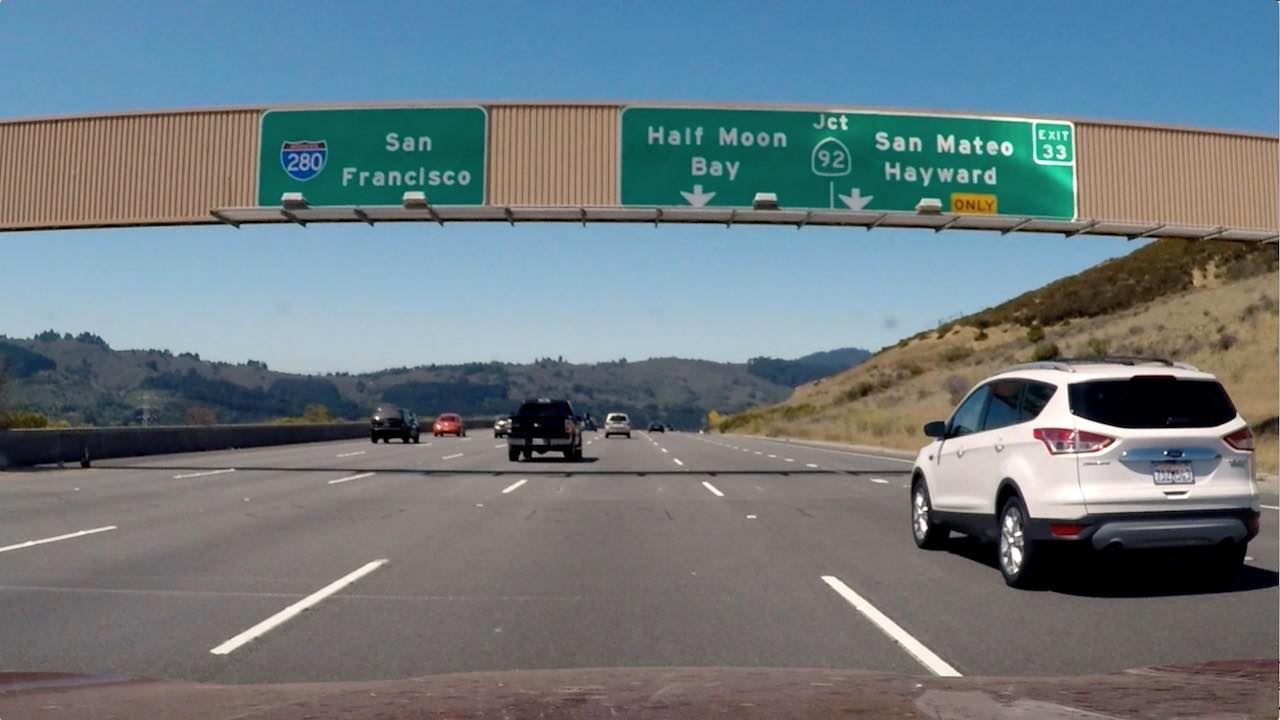
#> input picture part 1/exercises/camera calibration exercise/gradients/signs_vehicles_xygrad.png, 1280 x 720 px
$ python magnitude.py   (older library calls are emulated)
#> lines starting #> are read from the running program, lines starting #| are printed output that depends on the picture
#Quiz magnitude of the gradient
import numpy as np
import cv2
import matplotlib.pyplot as plt
import matplotlib.image as mpimg
import pickle


# Read in an image
image = mpimg.imread('signs_vehicles_xygrad.png')
#> image is the input picture: shape (720, 1280, 3) float32; mean R, G, B 0.428, 0.477, 0.5

# Define a function that applies Sobel x and y,
# then computes the magnitude of the gradient
# and applies a threshold
def mag_thresh(img, sobel_kernel=3, mag_thresh=(0, 255)):

    # Apply the following steps to img
    # 1) Convert to grayscale
#> called with sobel_kernel = 3, mag_thresh = (30, 100)
    gray=cv2.cvtColor(img,cv2.COLOR_RGB2GRAY)
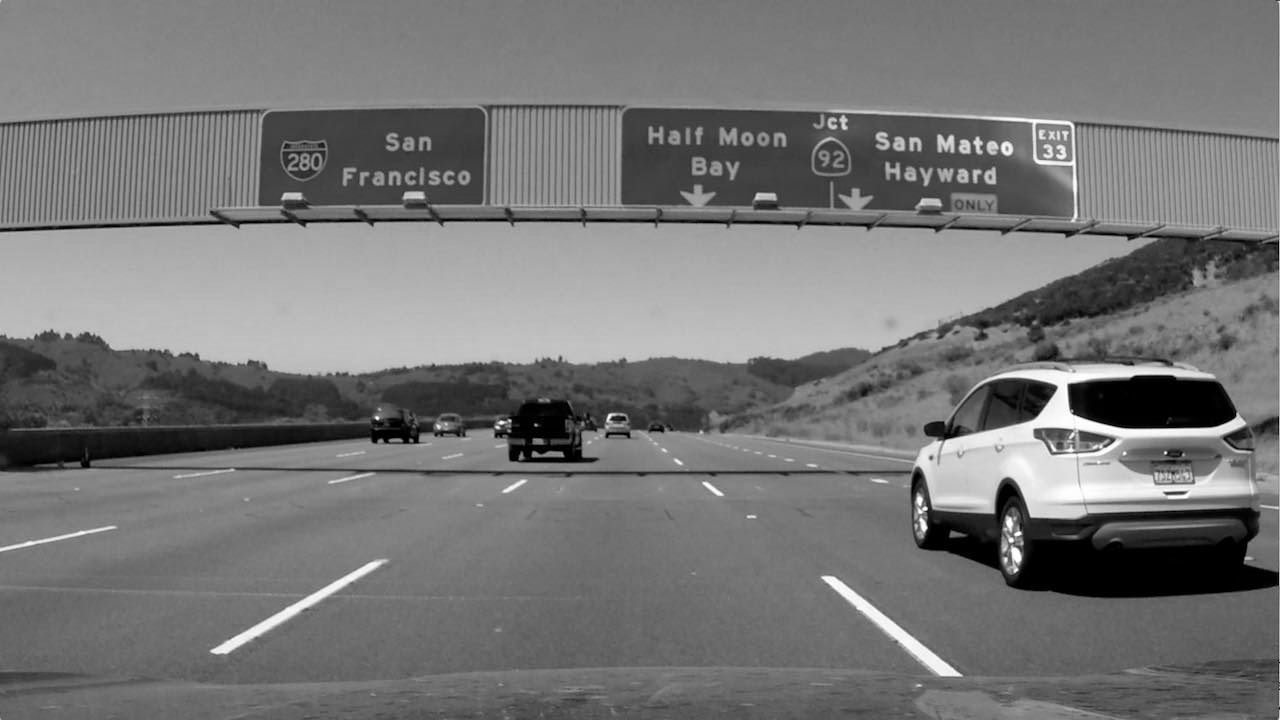
#> gray: shape (720, 1280) float32; min 0, max 0.999, mean 0.465
    # 2) Take the gradient in x and y separately
    SobelX=cv2.Sobel(gray, cv2.CV_64F, 1, 0,ksize=sobel_kernel)
    SobelY=cv2.Sobel(gray, cv2.CV_64F, 0, 1,ksize=sobel_kernel)
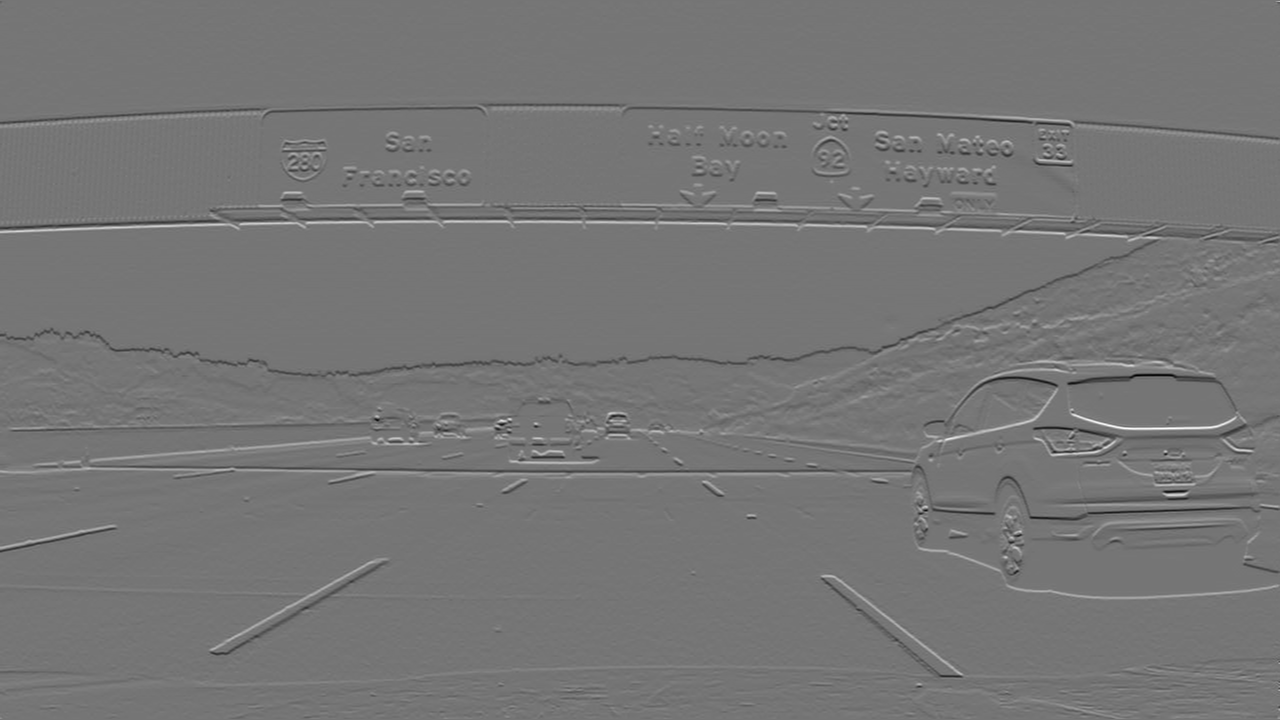
#> SobelY: shape (720, 1280) float64; min -3.12, max 3.62, mean -0.00103; drawn with min black and max white

    # 3) Calculate the magnitude
    abs_V=np.sqrt(SobelX**2+SobelY**2)
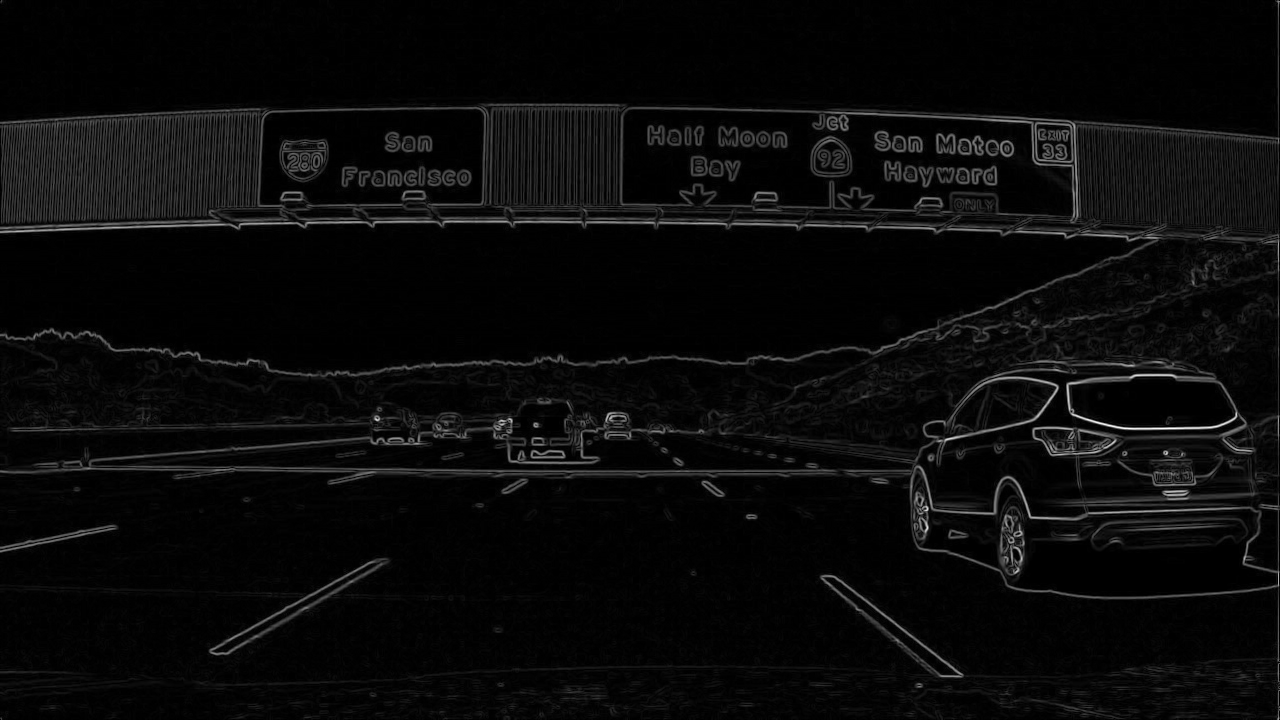
#> abs_V: shape (720, 1280) float64; min 0, max 3.62, mean 0.147; drawn with min black and max white
    # 4) Scale to 8-bit (0 - 255) and convert to type = np.uint8
    scaled=np.uint8(255*abs_V/np.max(abs_V))
    # 5) Create a binary mask where mag thresholds are met
    sxbinary=np.zeros_like(scaled)
    sxbinary[(mag_thresh[0]>= scaled) | (mag_thresh[1]<= scaled)]=1
    # 6) Return this mask as your binary_output image
    #binary_output = np.copy(img) # Remove this line
    return sxbinary

# Run the function
mag_binary = mag_thresh(image, sobel_kernel=3, mag_thresh=(30, 100))
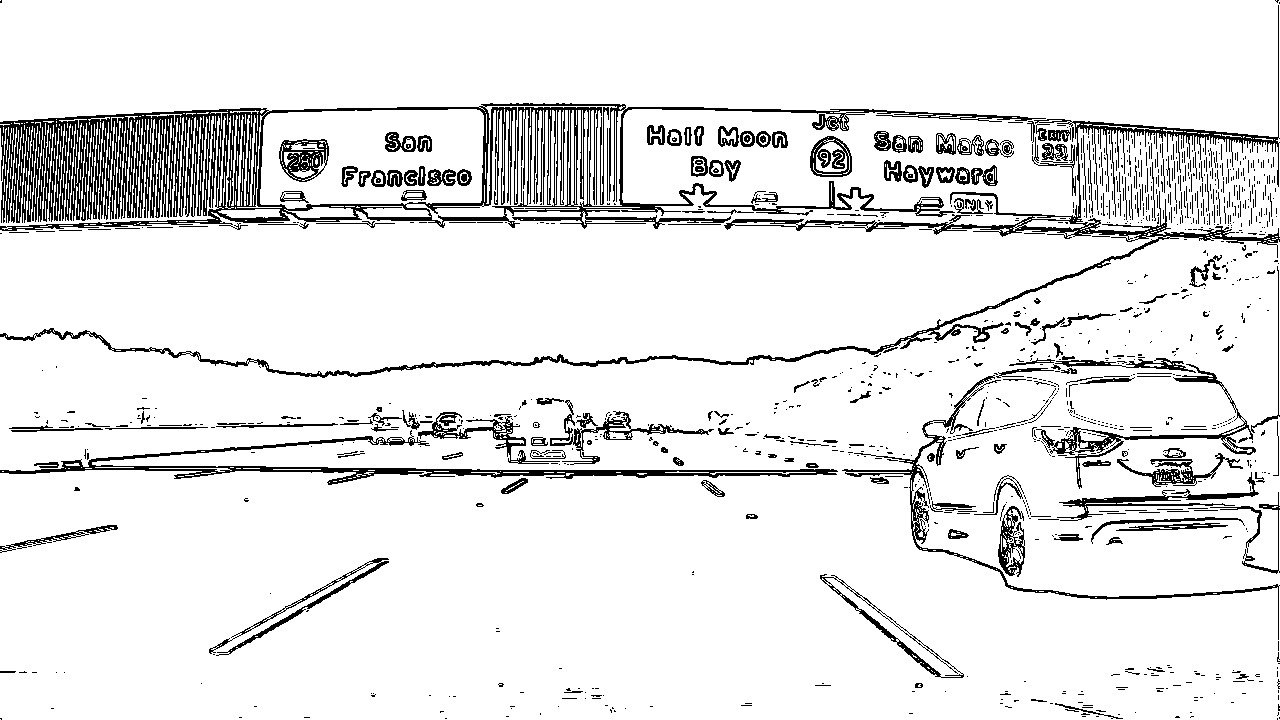
#> mag_binary: shape (720, 1280); values 0 (black) and 1 (white), 90.6% white; black in thin lines or dots
# Plot the result
f, (ax1, ax2) = plt.subplots(1, 2, figsize=(24, 9))
f.tight_layout()
ax1.imshow(image)
ax1.set_title('Original Image', fontsize=50)
ax2.imshow(mag_binary, cmap='gray')
ax2.set_title('Thresholded Magnitude', fontsize=50)
plt.subplots_adjust(left=0., right=1, top=0.9, bottom=0.)
